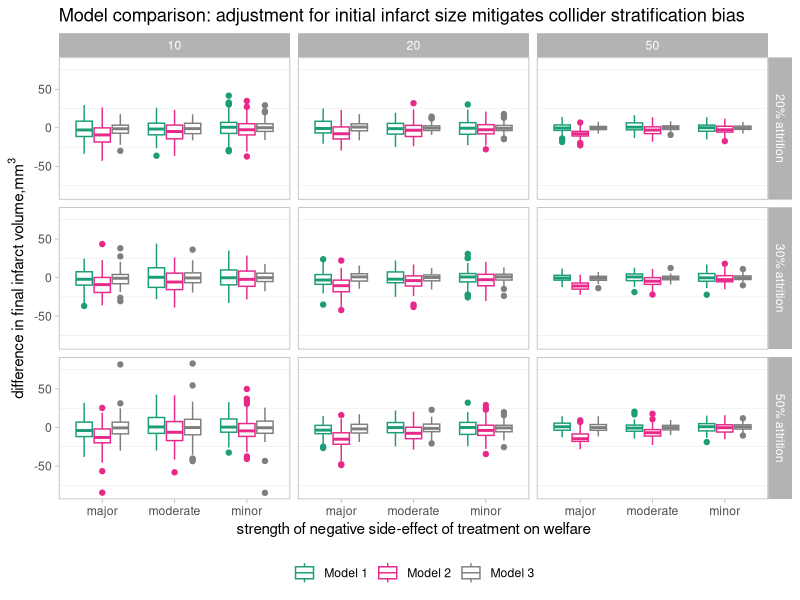
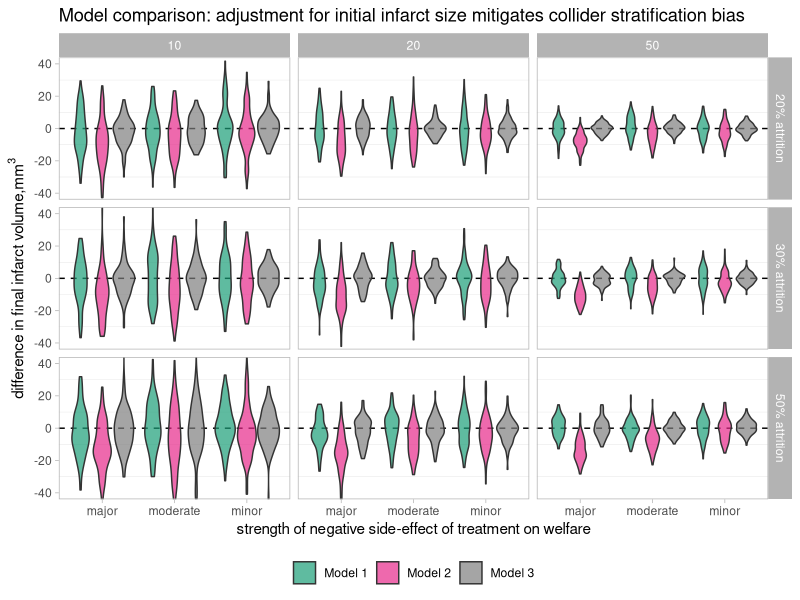

These figures' R source, in order:
library(tidyverse)
# settings for styling visualization
cols <- RColorBrewer::brewer.pal(6, "Dark2")
########################################################
# setting number of random draws 
B=100

########################################################
# setting parameter values 

# E Bernoulli prob_E
# L is normal with mean_L and sd_L
# Y = b_0 + b_1*E + b_2*L + rnorm(0,sd_Y)
# W = g_0 + g_1*E + g_2*L + rnorm(0, sd_W)

prob_E = 0.5
mean_L = 25  
sd_L = 5
b_0 = 50 
b_1 = c(0) 
b_2 = 4 
g_0 = 3
g_1 = c(-1,-3,-6)   
g_2 = c(-1)  
sd_Y = 10 
sd_W = 2
cutoff_W = c(0.2, 0.3,0.5)
n = c(10, 20, 50) #total number of animals in the experiment

report <- expand_grid(prob_E, mean_L, 
                      sd_L, b_0, b_1, 
                      b_2, g_0, g_1, 
                      g_2, sd_Y, sd_W, 
                      cutoff_W, n)


######################################################################


######################################################################
# simulation of B random draws with set parameter values 

# preparation of empty matrix for model 1, model 2 & model 3 
# for later storage of values from replications 
m1 <- matrix(NA_real_, ncol=B, nrow=nrow(report))
m2 <- matrix(NA_real_, ncol=B, nrow=nrow(report))
m3 <- matrix(NA_real_, ncol=B, nrow=nrow(report))


# ensure reproducibility of random draw 
set.seed(100)

######################################################################
# function for replication draws 

# here starts the counting of the row
for (i in 1:nrow(report)) {
  
  # here starts the loop in b
  for (b in 1:B) {
    
    # create the dataset
    dat <- data.frame(E = rep(0:1,report$prob_E[i]*report$n[i], each=1),
                      L = rnorm(n=report$n[i], mean=report$mean_L[i], 
                                sd=report$sd_L[i]))
    dat$W <- report$g_0[i] + report$g_1[i]*dat$E + report$g_2[i]*dat$L + rnorm(report$n[i], 0, report$sd_W[i])
    dat$Y <- report$b_0[i] + report$b_1[i]*dat$E + report$b_2[i]*dat$L + rnorm(report$n[i], 0, report$sd_Y[i])
    dat$S <- dat$W >= quantile(dat$W, probs=report$cutoff_W[i]) 
    dat_s <- dat %>% filter(S==TRUE)
    m2[i,b] =  mean(dat_s$Y[dat_s$E==1]) - mean(dat_s$Y[dat_s$E==0])
    
    m1[i,b] = mean(dat$Y[dat$E==1]) - mean(dat$Y[dat$E==0])
    
    model<-lm(Y ~ E + L, data = dat_s)
    m3[i,b]<-model$coefficients[2]
  }
}

################################################################################


# data transformation for stratification and visualization 

m1_tibble <- as_tibble(m1) %>% mutate(model = "m1", 
                                      index = 1:27)
m2_tibble <- as_tibble(m2) %>% mutate(model = "m2", 
                                      index = 1:27)
m3_tibble <- as_tibble(m3) %>% mutate(model = "m3", 
                                      index = 1:27)

df <- rbind(m1_tibble, m2_tibble, m3_tibble)

names<-NULL

for (i in 1:100) {
  names[i] <- c(paste("estimate_",i, sep = ""))
}
colnames(df)<-c(names, "model", "index") 



df2 <- gather(df, 
              key  = sim_number, 
              value = effect_estimate, 
              estimate_1:estimate_100)

df3 <- report %>% 
  mutate(index = 1:nrow(report))%>%
  select(c(index,n, cutoff_W, g_1))

df3$g_1 <- factor(df3$g_1,levels = c(-6, -3, -1), 
                  labels = c("major", "moderate", "minor"))
df3$cutoff_W <- factor(df3$cutoff_W, levels = c(0.2,0.3,0.5),
                       labels = c("20% attrition", "30% attrition", "50% attrition"))
df4 <- inner_join(df2, df3)

#######################################################################################
# stratified results
# 


# results for model 2 (biased sample) stratified by attrition rate 
r1<- df4%>%
  filter(model == "m2")%>%
  group_by(cutoff_W)%>%
  summarize(mean_bias = mean(effect_estimate, na.rm = T))
r1

# results for model 2 (biased sample) stratified by strength of negative side effects 

r2<- df4 %>%
  filter(model == "m2")%>%
  group_by(g_1)%>%
  summarize(mean_bias = mean(effect_estimate, na.rm = T))
r2

# results grouped by negative side-effects and attrition rates 
r3<- df4%>%
  filter(model == "m2")%>%
  group_by(g_1, cutoff_W)%>%
  summarize(mean_bias = mean(effect_estimate, na.rm = TRUE))
r3

r4<- df4%>%
  filter(model == "m2")%>%
  group_by(g_1, cutoff_W)%>%
  summarize(mean_bias = mean(effect_estimate, na.rm = TRUE),
            median_bias = median(effect_estimate, na.rm = TRUE),
            min = min(effect_estimate, na.rm = T), 
            max = max(effect_estimate, na.rm = T))
r4

###########################################################################################
# Visualization 

# Figure 3: boxplot presentation of results with all values depicted 
# notice the outliers for model 3 in the strong side-effects, strong attrition model with 
# small sample sizes! 

fig3<- ggplot(na.omit(df4))+
  geom_boxplot(aes(x = g_1, y = effect_estimate, color = model))+
  facet_grid(cols = vars(factor(n)), 
             rows = vars(factor(cutoff_W)))+
  #coord_cartesian(ylim = c(-30,20))+
  scale_color_manual(values = c(cols[1], cols[4], cols[8]), 
                     labels = c("Model 1", "Model 2", "Model 3"))+
  labs(title = "Model comparison: adjustment for initial infarct size mitigates collider stratification bias",
       y = expression("difference in final infarct volume,mm"^"3"), 
       x = "strength of negative side-effect of treatment on welfare")+
  theme_light()+
  theme(panel.grid.major = element_blank(),
        legend.position = "bottom", 
        legend.title = element_blank())

fig3

fig3b<- ggplot(na.omit(df4))+
  geom_hline(aes(yintercept = 0), linetype = "dashed")+
  geom_violin(aes(x = g_1, y = effect_estimate, fill = model), alpha = 0.7)+
  facet_grid(cols = vars(factor(n)), 
             rows = vars(factor(cutoff_W)))+
  coord_cartesian(ylim = c(-40,40))+
  scale_fill_manual(values = c(cols[1], cols[4], cols[8]), 
                     labels = c("Model 1", "Model 2", "Model 3"))+
  labs(title = "Model comparison: adjustment for initial infarct size mitigates collider stratification bias",
       y = expression("difference in final infarct volume,mm"^"3"), 
       x = "strength of negative side-effect of treatment on welfare")+
  theme_light()+
  theme(panel.grid.major = element_blank(),
        legend.position = "bottom", 
        legend.title = element_blank())

fig3b



min(df4$effect_estimate, na.rm = T)   #--> stems from the adjusted model (model 3)
max(df4$effect_estimate, na.rm = T)   #--> stems from the adjusted model (model 3)


#figure 3a cuts out part of fig3 graph 
fig3<- ggplot(na.omit(df4))+
  geom_boxplot(aes(x = g_1, y = effect_estimate, color = model))+
  facet_grid(cols = vars(factor(n)), 
             rows = vars(factor(cutoff_W)))+
  coord_cartesian(ylim = c(-30,20))+
  scale_color_manual(values = c(cols[1], cols[4], cols[8]), 
                     labels = c("Model 1", "Model 2", "Model 3"))+
  labs(title = "Model comparison: adjustment for initial infarct size mitigates collider stratification bias",
       y = expression("difference in final infarct volume,mm"^"3"), 
       x = "strength of negative side-effect of treatment on welfare")+
  theme_light()+
  theme(panel.grid.major = element_blank(),
        legend.position = "bottom", 
        legend.title = element_blank())
